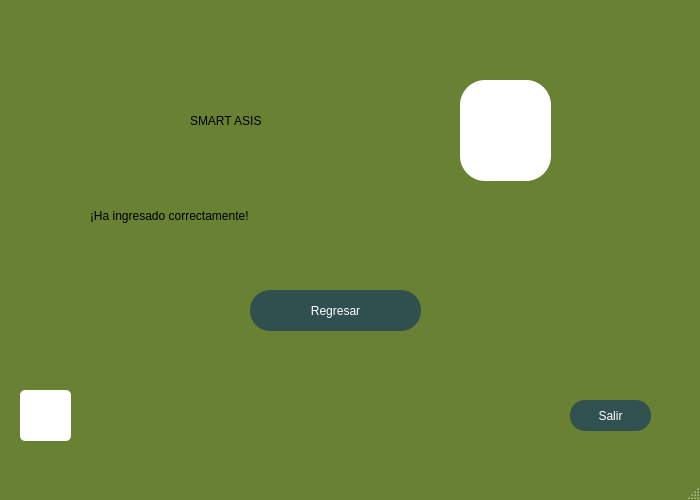
<?xml version="1.0" encoding="UTF-8"?>
<ui version="4.0">
 <class>MainWindow</class>
 <widget class="QMainWindow" name="MainWindow">
  <property name="geometry">
   <rect>
    <x>0</x>
    <y>0</y>
    <width>700</width>
    <height>500</height>
   </rect>
  </property>
  <property name="minimumSize">
   <size>
    <width>700</width>
    <height>500</height>
   </size>
  </property>
  <property name="maximumSize">
   <size>
    <width>700</width>
    <height>500</height>
   </size>
  </property>
  <property name="palette">
   <palette>
    <active>
     <colorrole role="Base">
      <brush brushstyle="SolidPattern">
       <color alpha="255">
        <red>255</red>
        <green>255</green>
        <blue>255</blue>
       </color>
      </brush>
     </colorrole>
     <colorrole role="Window">
      <brush brushstyle="SolidPattern">
       <color alpha="255">
        <red>104</red>
        <green>129</green>
        <blue>50</blue>
       </color>
      </brush>
     </colorrole>
    </active>
    <inactive>
     <colorrole role="Base">
      <brush brushstyle="SolidPattern">
       <color alpha="255">
        <red>255</red>
        <green>255</green>
        <blue>255</blue>
       </color>
      </brush>
     </colorrole>
     <colorrole role="Window">
      <brush brushstyle="SolidPattern">
       <color alpha="255">
        <red>104</red>
        <green>129</green>
        <blue>50</blue>
       </color>
      </brush>
     </colorrole>
    </inactive>
    <disabled>
     <colorrole role="Base">
      <brush brushstyle="SolidPattern">
       <color alpha="255">
        <red>104</red>
        <green>129</green>
        <blue>50</blue>
       </color>
      </brush>
     </colorrole>
     <colorrole role="Window">
      <brush brushstyle="SolidPattern">
       <color alpha="255">
        <red>104</red>
        <green>129</green>
        <blue>50</blue>
       </color>
      </brush>
     </colorrole>
    </disabled>
   </palette>
  </property>
  <property name="windowTitle">
   <string>MainWindow</string>
  </property>
  <property name="styleSheet">
   <string notr="true">QWidget#centralwidget{
background-color: qlineargradient(spread:pad, x1:0.965364, y1:0.011, x2:0, y2:1, stop:0.318182 rgba(101, 127, 0, 255), stop:0.99999999999 rgba(255, 255, 255, 255));}</string>
  </property>
  <widget class="QWidget" name="centralwidget">
   <widget class="QPushButton" name="ingresar_qt">
    <property name="geometry">
     <rect>
      <x>250</x>
      <y>290</y>
      <width>171</width>
      <height>41</height>
     </rect>
    </property>
    <property name="styleSheet">
     <string notr="true">border-radius:20px;
background-color: rgb(48, 79, 79);
font: 18pt &quot;Holy Friday&quot;;
color: white;


</string>
    </property>
    <property name="text">
     <string>Regresar</string>
    </property>
   </widget>
   <widget class="QPushButton" name="salirqt">
    <property name="geometry">
     <rect>
      <x>570</x>
      <y>400</y>
      <width>81</width>
      <height>31</height>
     </rect>
    </property>
    <property name="styleSheet">
     <string notr="true">border-radius:15px;
background-color: rgb(49, 81, 81);
font: 10pt &quot;Holy Friday&quot;;
color: white;


</string>
    </property>
    <property name="text">
     <string>Salir</string>
    </property>
   </widget>
   <widget class="QLabel" name="label_3">
    <property name="geometry">
     <rect>
      <x>90</x>
      <y>190</y>
      <width>521</width>
      <height>51</height>
     </rect>
    </property>
    <property name="styleSheet">
     <string notr="true">font: 30pt &quot;Holy Friday&quot;;
color: rgb(48, 79, 79);
QWidget#centralwidget{
background-color: qlineargradient(spread:pad, x1:0.943, y1:0.039, x2:0, y2:1, stop:1 rgba(101, 127, 0, 255));}

</string>
    </property>
    <property name="text">
     <string>¡Ha ingresado correctamente!</string>
    </property>
   </widget>
   <widget class="QLabel" name="titulo">
    <property name="geometry">
     <rect>
      <x>190</x>
      <y>70</y>
      <width>261</width>
      <height>101</height>
     </rect>
    </property>
    <property name="styleSheet">
     <string notr="true">font: 80pt &quot;New Easter&quot;;
color: rgb(211, 211, 211);

QWidget#centralwidget{
background-color: qlineargradient(spread:pad, x1:0.943, y1:0.039, x2:0, y2:1, stop:1 rgba(101, 127, 0, 255));}

</string>
    </property>
    <property name="text">
     <string>SMART ASIS</string>
    </property>
   </widget>
   <widget class="QLabel" name="titulo_2">
    <property name="geometry">
     <rect>
      <x>460</x>
      <y>80</y>
      <width>91</width>
      <height>101</height>
     </rect>
    </property>
    <property name="styleSheet">
     <string notr="true">background-color: rgb(255, 255, 255);
border-radius:25px;</string>
    </property>
    <property name="text">
     <string/>
    </property>
    <property name="pixmap">
     <pixmap resource="../imagenes/Recursos.qrc">:/Principal/Logo app.png</pixmap>
    </property>
    <property name="scaledContents">
     <bool>true</bool>
    </property>
   </widget>
   <widget class="QLabel" name="titulo_3">
    <property name="geometry">
     <rect>
      <x>20</x>
      <y>390</y>
      <width>51</width>
      <height>51</height>
     </rect>
    </property>
    <property name="styleSheet">
     <string notr="true">background-color: rgb(255, 255, 255);
border-radius:5px;</string>
    </property>
    <property name="text">
     <string/>
    </property>
    <property name="pixmap">
     <pixmap resource="../imagenes/Recursos.qrc">:/Principal/logo_colegio.jpg</pixmap>
    </property>
    <property name="scaledContents">
     <bool>true</bool>
    </property>
   </widget>
  </widget>
  <widget class="QMenuBar" name="menubar">
   <property name="geometry">
    <rect>
     <x>0</x>
     <y>0</y>
     <width>700</width>
     <height>21</height>
    </rect>
   </property>
  </widget>
  <widget class="QStatusBar" name="statusbar"/>
 </widget>
 <resources>
  <include location="../imagenes/Recursos.qrc"/>
 </resources>
 <connections/>
</ui>
